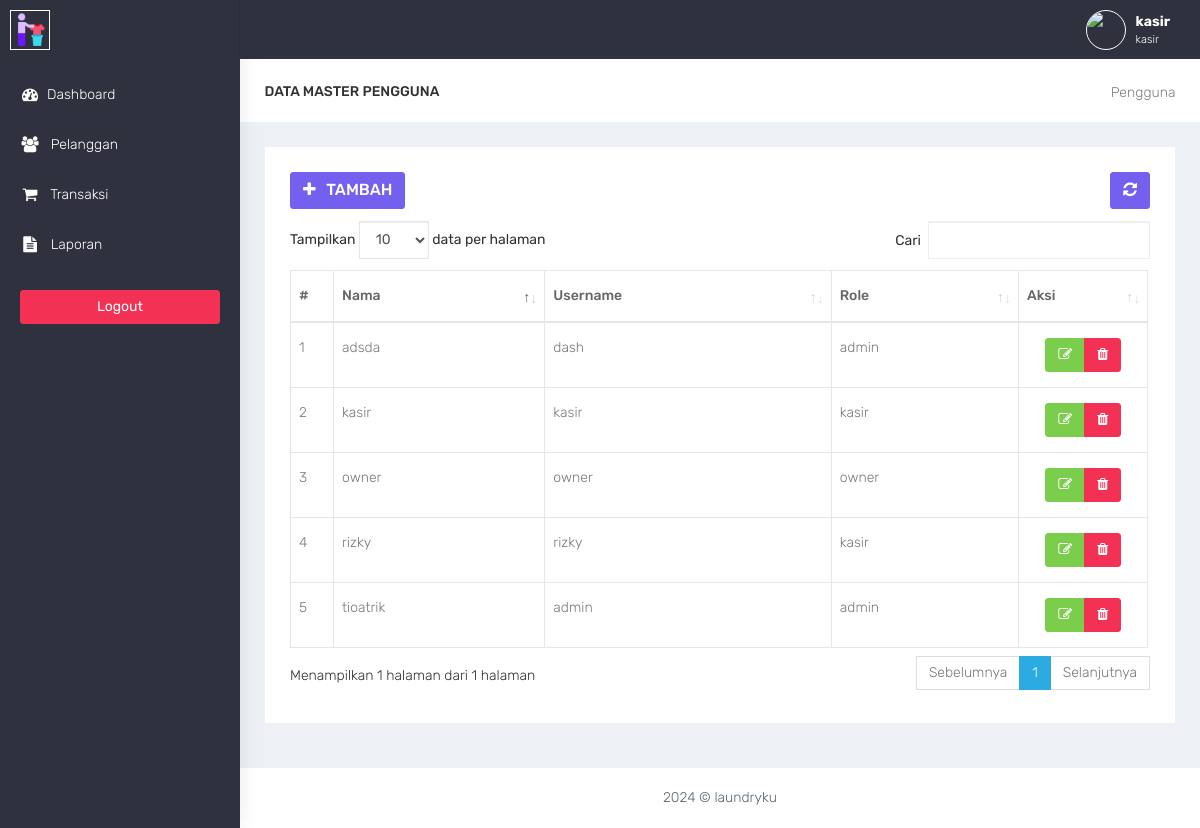
/kasir/pengguna.php (signed in), run on the app's committed database.
### tables this page shows
CREATE TABLE `user` (
  `id_user` int(11) NOT NULL,
  `nama_user` varchar(100) DEFAULT NULL,
  `username` varchar(32) DEFAULT NULL,
  `password` varchar(150) DEFAULT NULL,
  `outlet_id` int(11) DEFAULT NULL,
  `role` enum('admin','kasir','owner') DEFAULT NULL,
  `gambar` varchar(255) NOT NULL
);

### kasir/functions.php (called while the page is built, shortened)
<?php
function ambildata($conn,$query){
    $data = mysqli_query($conn,$query);
    if (mysqli_num_rows($data) > 0) {
        while($row = mysqli_fetch_assoc($data)){
        $hasil[] = $row;
    }
    return $hasil;
    }
}
?>

### kasir/pengguna.php (the view, shortened to what this page needs)
<?php
require 'functions.php';
require 'layout_header.php';
$query = 'SELECT * FROM user order by role desc';
$data = ambildata($conn,$query);
?>
<div class="container-fluid">
    <div class="row bg-title">
        <div class="col-lg-3 col-md-4 col-sm-4 col-xs-12">
            <h4 class="page-title">Data Master Pengguna</h4> </div>
        <div class="col-lg-9 col-sm-8 col-md-8 col-xs-12">
            <ol class="breadcrumb">
                <li><a href="#">Pengguna</a></li>
            </ol>
        </div>
    </div>
    <div class="row">
        <div class="col-md-12 col-lg-12 col-sm-12 col-xs-12">
            <div class="white-box">
                <div class="row">
                    <div class="col-md-6">
                        <a href="pengguna_tambah.php" class="btn btn-primary box-title"><i class="fa fa-plus fa-fw"></i> Tambah</a>
                    </div>
                    <div class="col-md-6 text-right">
                        <button id="btn-refresh" class="btn btn-primary box-title text-right" title="Refresh Data"><i class="fa fa-refresh" id="ic-refresh"></i></button>
                    </div>
                </div>
                <div class="table-responsive">
                    <table class="table table-bordered thead-dark" id="table">
                        <thead class="thead-dark">
                            <tr>
                                <th width="5%">#</th>
                                <th>Nama</th>
                                <th>Username</th>
                                <th>Role</th>
                                <th width="15%">Aksi</th>
                            </tr>
                        </thead>
                        <tbody>
                            <?php foreach($data as $user): ?>
                                <tr>
                                    <td></td>
                                    <td><?= $user['nama_user'] ?></td>
                                    <td><?= $user['username'] ?></td>
                                    <td><?= $user['role'] ?></td>
                                    <td align="center">
                                        <div class="btn-group" role="group" aria-label="Basic example">
                                          <a href="pengguna_edit.php?id=<?= $user['id_user']; ?>" data-toggle="tooltip" data-placement="bottom" title="Edit" class="btn btn-success"><i class="fa fa-edit"></i></a>
                                          <a href="pengguna_hapus.php?id=<?= $user['id_user']; ?>" onclick="return confirm('Yakin hapus data ? ');" data-toggle="tooltip" data-placement="bottom" title="Hapus" class="btn btn-danger"><i class="fa fa-trash"></i></a>
                                        </div>
                                    </td>
                                </tr>
                            <?php endforeach; ?>
                        </tbody>
                    </table>
                </div>
            </div>
        </div>
    </div>
</div>
<?php
require'layout_footer.php';

### assets/css/colors/default.css (style rules this page uses)
body { background: #fff; }

### data on the page
user: nama_user "owner", username "owner", role "owner"
user: nama_user "rizky", username "rizky", role "kasir"
user: nama_user "kasir", username "kasir", role "kasir"
user: nama_user "tioatrik", username "admin", role "admin"
user: nama_user "adsda", username "dash", role "admin"
